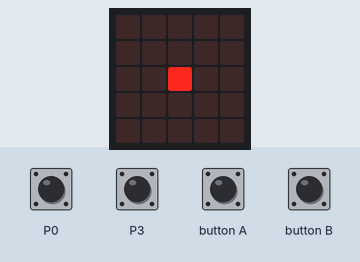
The program below on a simulated Calliope mini (MakeCode). On the bench: the board's 5×5 LED display. The inputs (shaded band) are chosen by the test bench.

Above: at 1.2 s.
1.3 s: touch pin P0 pressed for 0.15 s
At 2.3 s:
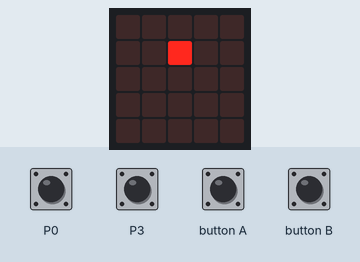
2.9 s: button A pressed for 0.15 s
At 4.2 s:
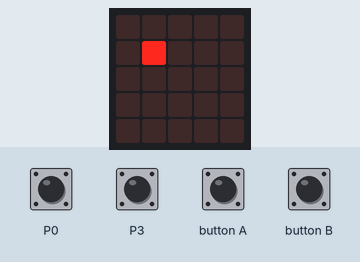
4.5 s: touch pin P3 pressed for 0.15 s
At 4.8 s:
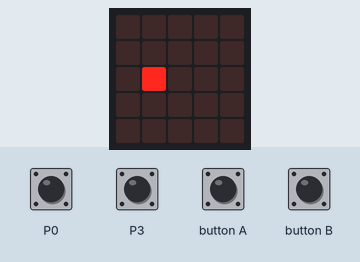
6.1 s: touch pin P3 pressed for 1 s
At 7.2 s:
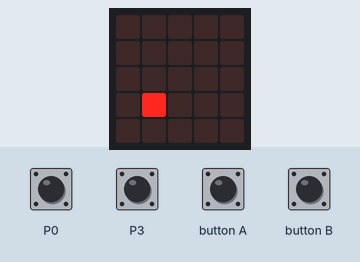
8.6 s: button B pressed for 0.15 s
At 9.8 s:
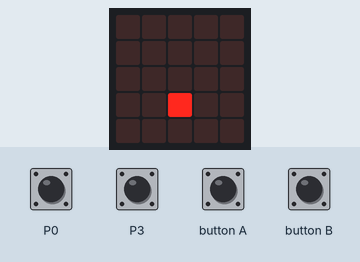
10.2 s: button B pressed for 0.15 s
At 11.0 s:
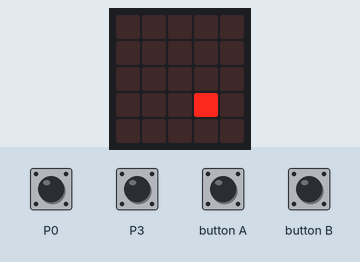
Timing chart, 0 to 12.8 s (numbered marks = the images above; inputs shaded):
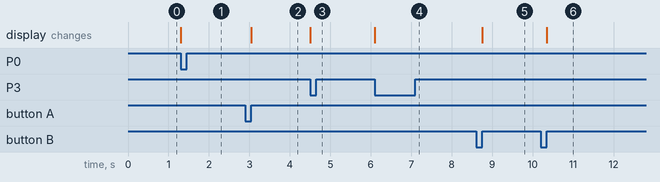

Measured:
- after the input at 1.3 s, the display: changes at once (image 1)
- after the input at 2.9 s, the display: changes after 0.15 s (image 2)
- after the input at 4.5 s, the display: changes at once (image 3)
- after the input at 6.1 s, the display: changes at once (image 4)
- after the input at 8.6 s, the display: changes after 0.15 s (image 5)
- after the input at 10.2 s, the display: changes after 0.15 s (image 6)

The program:

main.ts
```typescript
function roboGeheHoch () {
    led.unplot(x, y)
    y += -1
    if (y < 0) {
        y = 4
    }
    led.plot(x, y)
}
input.onButtonEvent(Button.A, input.buttonEventClick(), function () {
    roboGeheLinks()
})
input.onButtonEvent(Button.B, input.buttonEventClick(), function () {
    roboGeheRechts()
})
input.onPinTouchEvent(TouchPin.P0, input.buttonEventDown(), function () {
    roboGeheHoch()
})
function roboGeheRechts () {
    led.unplot(x, y)
    x += 1
    if (x > 4) {
        x = 0
    }
    led.plot(x, y)
}
function roboGeheLinks () {
    led.unplot(x, y)
    x += -1
    if (x < 0) {
        x = 4
    }
    led.plot(x, y)
}
input.onPinTouchEvent(TouchPin.P3, input.buttonEventDown(), function () {
    roboGeheRunter()
})
function roboGeheRunter () {
    led.unplot(x, y)
    y += 1
    if (y > 4) {
        y = 0
    }
    led.plot(x, y)
}
let y = 0
let x = 0
basic.clearScreen()
x = 2
y = 2
led.plot(x, y)
basic.forever(function () {

})
```

test.ts
```typescript
// Hier kann man Tests durchführen; diese Datei wird nicht kompiliert, wenn dieses Paket als Erweiterung verwendet wird.
```
